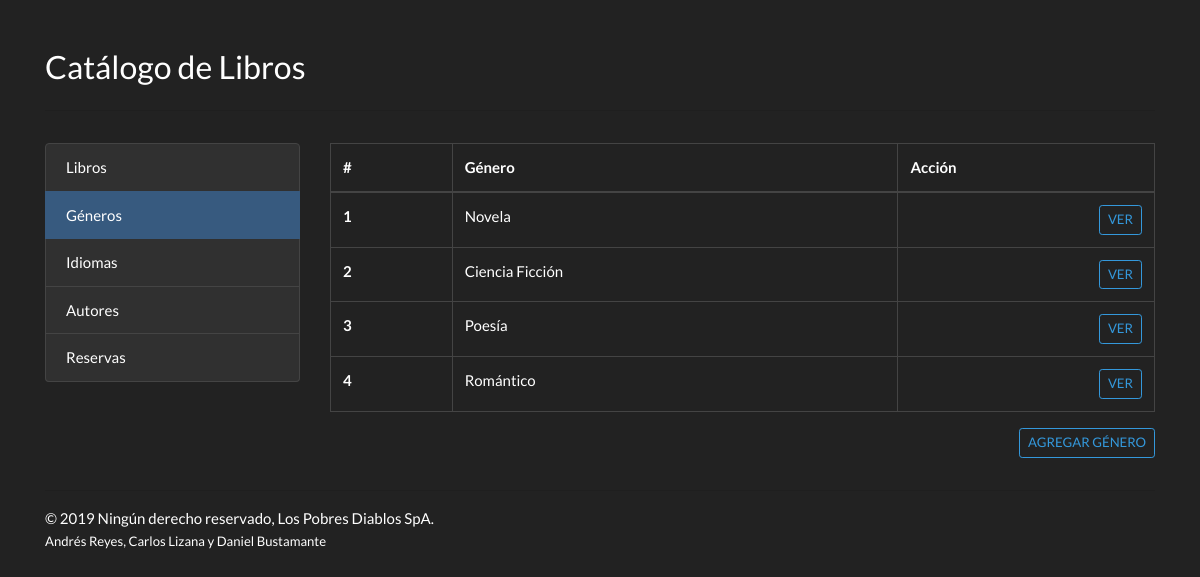
The app's page /genres with its own data.
### catalog/models.py (models this page shows, shortened)
class Genre(models.Model):
    name = models.CharField(max_length=30)

### catalog/views.py (the view)
# urls.py: url(r'^genres', GenreList.as_view(), name='genres_list'),
class GenreList(ListView):
    queryset = Genre.objects.order_by('id')
    template_name = 'genres/genres_list.html'

### catalog/templates/genres/genres_list.html (shortened to what this page needs)
<!doctype html>
<html lang="en">
<head>
    <link rel="stylesheet" href="https://stackpath.bootstrapcdn.com/bootswatch/4.3.1/darkly/bootstrap.min.css"/>
</head>
<body>
<div class="container">
    <div class="row">
        <div class="col pt-5">
            <h3>Catálogo de Libros</h3>
        </div>
    </div>
    <hr class="pb-3"/>
    <div class="row">
        <div class="col-lg-3 order-2 order-lg-1">
            <div class="list-group">
                <a href="/" class="list-group-item list-group-item-action">Libros</a>
                <a href="/genres" class="list-group-item list-group-item-action active">Géneros</a>
                <a href="/languages" class="list-group-item list-group-item-action">Idiomas</a>
                <a href="/authors" class="list-group-item list-group-item-action">Autores</a>
                <a href="/reservations" class="list-group-item list-group-item-action">Reservas</a>
            </div>
        </div>
        <div class="col-lg-9 order-1 order-lg-2">
            <table class="table table-bordered table-hover">
                <thead>
                <tr>
                    <th scope="col">#</th>
                    <th scope="col">Género</th>
                    <th scope="col">Acción</th>
                </tr>
                </thead>
                <tbody>
                {% if object_list %}
                    {% for genre in object_list %}
                        <tr>
                            <th scope="row">{{ genre.id }}</th>
                            <td>{{ genre.name }}</td>
                            <td><a href="" class="btn btn-sm btn-outline-info float-right text-uppercase">Ver </a></td>
                        </tr>
                    {% endfor %}
                {% else %}
                    <tr>
                        <td colspan="3">
                            No hay Libros Registrados
                        </td>
                    </tr>
                {% endif %}
                </tbody>
            </table>
            <a href="" class="btn btn-sm btn-outline-info float-right text-uppercase mb-3">Agregar Género </a>
        </div>
    </div>
    <hr/>
    &copy; 2019 Ningún derecho reservado, Los Pobres Diablos SpA.<br><small>Andrés Reyes, Carlos Lizana y Daniel
    Bustamante</small>
</div>
</body>
</html>

### records on screen
Genre: id "1", name "Novela"
Genre: id "2", name "Ciencia Ficción"
Genre: id "3", name "Poesía"
Genre: id "4", name "Romántico"
